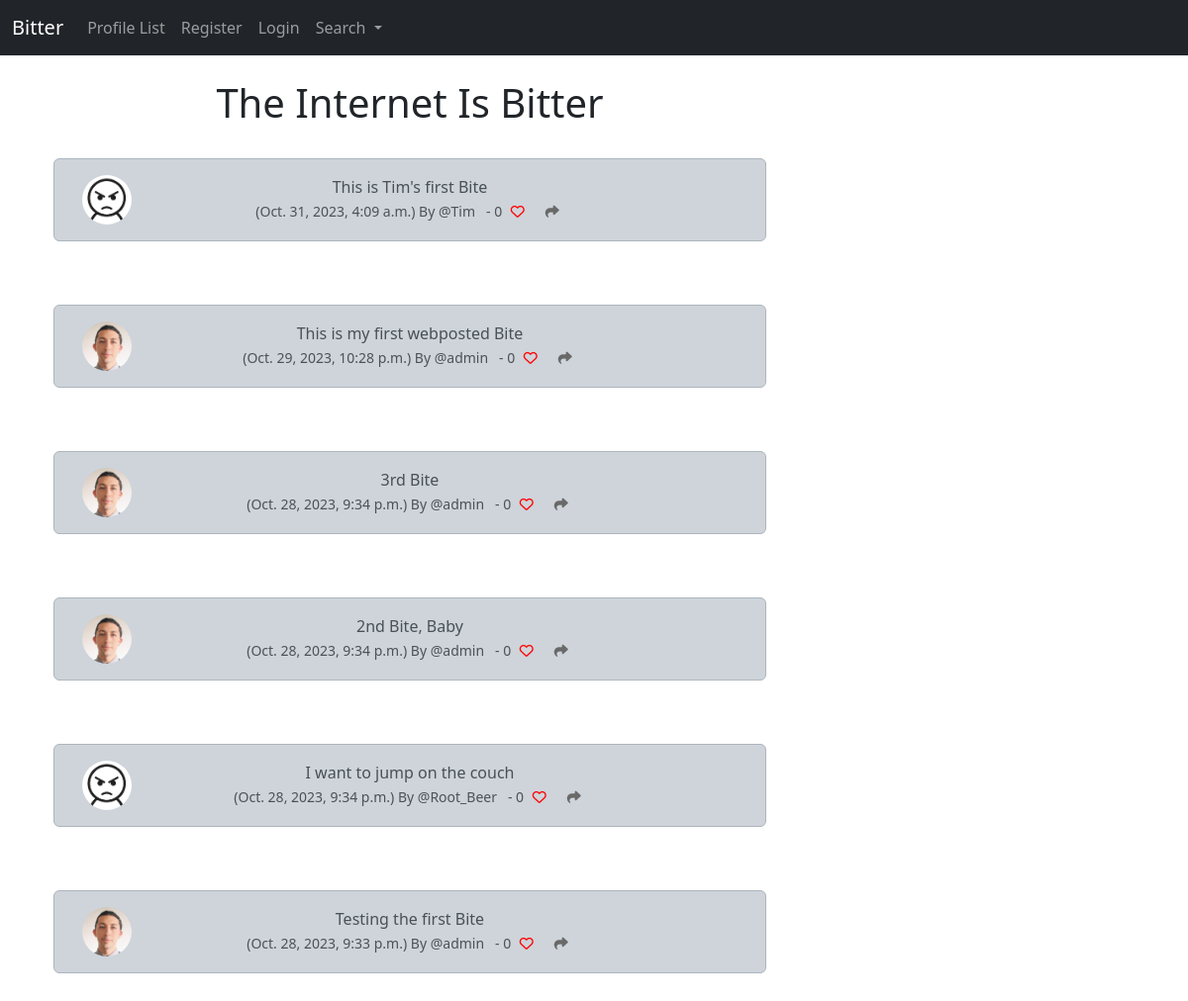
The page / on the database its author committed.
### bitter_app/models.py (models this page shows, shortened)
class Bite(models.Model):
    user = models.ForeignKey(
        User, related_name="bites",
        on_delete=models.DO_NOTHING
        )
    body = models.CharField(max_length=200)
    created_at = models.DateTimeField(auto_now_add=True)
    likes = models.ManyToManyField(User, related_name="bite_like", blank=True)
    def num_likes(self):
        return self.likes.count()

class Profile(models.Model):
    user = models.OneToOneField(User, on_delete=models.CASCADE)
    follows = models.ManyToManyField("self",
        related_name="followed_by",
        symmetrical=False,
        blank=True)
    date_modified = models.DateTimeField(User, auto_now=True)
    profile_image = models.ImageField(null=True, blank=True, upload_to="images/")
    profile_bio = models.CharField(null=True, blank=True, max_length=500)
    homepage_link = models.CharField(null=True, blank=True, max_length=500)
    facebook_link = models.CharField(null=True, blank=True, max_length=500)
    instagram_link = models.CharField(null=True, blank=True, max_length=500)
    linkedin_link = models.CharField(null=True, blank=True, max_length=500)
    twitter_link = models.CharField(null=True, blank=True, max_length=500)

### bitter_app/views.py (the view)
# urls.py: path('', views.home, name="home"),
def home(request):
    if request.user.is_authenticated:
        form = BiteForm(request.POST or None)
        if request.method == "POST":
            if form.is_valid():
                bite = form.save(commit=False)
                bite.user = request.user
                bite.save()
                messages.success(request, ("Bite Posted"))
                return redirect('home')
        bites = Bite.objects.all().order_by("-created_at")
        return render(request, 'home.html', {"bites":bites, "form":form})
    else:
        bites = Bite.objects.all().order_by("-created_at")
        return render(request, 'home.html', {"bites":bites})

### bitter_app/templates/home.html (shortened to what this page needs)
{% extends 'base.html' %}
{% load static %}
{% block content %}
<div class="container text-center">
    <div class="row">
        <div class="col-8">
            <h1>The Internet Is Bitter</h1>
            <br/>
            {% for bite in bites %}
                <div class="alert alert-dark" role="alert">
                    <div class="container">
                        <div class="row">
                            <div class="col-1">
                                {% if bite.user.profile.profile_image %}
                                    <img src="{{ bite.user.profile.profile_image.url }}" class="rounded-circle" alt="@{{ bite.user.username }}" style="object-fit: cover; width: 50px; height: 50px; display: block;">
                                {% else %}
                                    <img src="{% static 'images/default_profile_pic.jpg' %}" class="rounded-circle" alt="@{{ bite.user.username }}" style="object-fit: cover; width: 50px; height: 50px; display: block;">
                                {% endif %}
                            </div>
                            <div class="col-10">
                                {{ bite.body }} <br/>
                                <small class="text-muted">
                                    ({{ bite.created_at }})
                                    By @{{ bite.user.username }}
                                    &nbsp;
                                    - {{bite.num_likes}}
                                    {% if user in bite.likes.all %}
                                    <a href="{% url 'bite_like' bite.id %}">
                                        <i class="fa-solid fa-heart" style="color:red; width: 24px; display: inline-block;"></i></a>
                                    {% else %}
                                    <a href="{% url 'bite_like' bite.id %}">
                                        <i class="fa fa-heart-o" style="color:red; width: 24px; display: inline-block;"></i></a>
                                    {% endif %}
                                    <a href="{% url 'bite_show' bite.id %}">
                                        <i class="fa fa-share" style="color:rgb(105, 105, 105); width: 24px; display: inline-block;"></i>
                                    </a>
                                </small>
                            </div>
                        </div>
                    </div>
                </div><br/><br/>
            {% endfor %}
        </div>
        <div class="col-4">
            <br/><br/><br/>
        </div>
    </div>
</div>
{% endblock %}

### rows shown on the page
Bite: body "This is Tim's first Bite", created_at "Oct. 31, 2023, 4:09 a.m.", user.username "Tim", num_likes "0"
Bite: user.profile.profile_image (picture), body "This is my first webposted Bite", created_at "Oct. 29, 2023, 10:28 p.m.", user.username "admin", num_likes "0"
Bite: user.profile.profile_image (picture), body "3rd Bite", created_at "Oct. 28, 2023, 9:34 p.m.", user.username "admin", num_likes "0"
Bite: user.profile.profile_image (picture), body "2nd Bite, Baby", created_at "Oct. 28, 2023, 9:34 p.m.", user.username "admin", num_likes "0"
Bite: body "I want to jump on the couch", created_at "Oct. 28, 2023, 9:34 p.m.", user.username "Root_Beer", num_likes "0"
Bite: user.profile.profile_image (picture), body "Testing the first Bite", created_at "Oct. 28, 2023, 9:33 p.m.", user.username "admin", num_likes "0"
